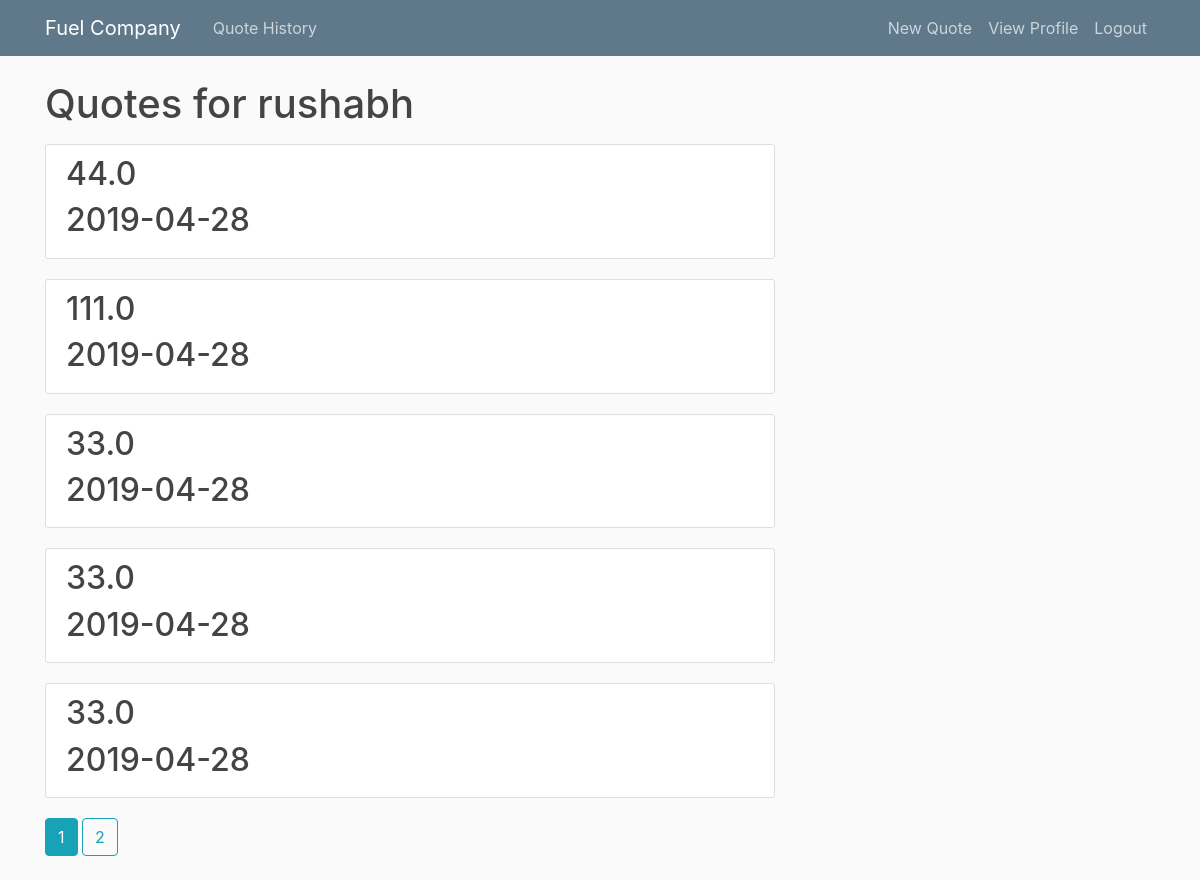
The page /history (signed in) on the database its author committed.
### app/models.py (models this page shows, shortened)
class User(db.Model, UserMixin):
    id = db.Column(db.Integer, primary_key=True)
    username = db.Column(db.String(20), unique=True, nullable=False)
    email = db.Column(db.String(120), unique=True, nullable=False)
    password = db.Column(db.String(60), nullable=False)
    quotes = db.relationship('Quote', backref='author', lazy=True)
    user_profile = db.relationship('UserProfile', backref='author', lazy=True, uselist=False)

class Quote(db.Model):
    id = db.Column(db.Integer, primary_key=True)
    gallons_requested = db.Column(db.Float(), nullable=False)
    date_requested = db.Column(db.Text(), nullable=False, default=datetime.utcnow)
    delivery_address = db.Column(db.String(120), nullable=False)
    suggested_price = db.Column(db.Float(), nullable=True)
    total_amount_due = db.Column(db.Float(), nullable=True)
    user_id = db.Column(db.Integer, db.ForeignKey('user.id'), nullable=False)

### app/users/routes.py (the view)
@users.route('/history')
@login_required
def history():
        page = request.args.get('page', 1, type=int)
        user = User.query.filter_by(username=current_user.username).first_or_404()
        quotes = Quote.query.filter_by(author=user).paginate(page=page, per_page=5)
        return render_template('history.html', quotes=quotes, user=user)

### app/models.py (called while the page is built)
@login_manager.user_loader
def load_user(user_id):
    return User.query.get(int(user_id))

### app/templates/history.html
{% extends "layout.html" %}
{% block content %}
<h1 class="mb-3">Quotes for {{ user.username }}</h1>
{% for quote in quotes.items %}
<article class="media content-section">
    <div class="media-body">
        <h2><a class="article-title" href="{{ url_for('quotes.quote', quote_id=quote.id) }}">{{ quote.gallons_requested
            }}</a>
        </h2>
        <h2><a class="article-title" href="#">{{ quote.date_requested }}</a></h2>
    </div>
</article>
{% endfor %}
{% for page_num in quotes.iter_pages(left_edge=1, right_edge=1, left_current=1, right_current=2) %}
{% if page_num %}
{% if quotes.page==page_num %}
<a class="btn btn-info mb-4" href="{{url_for('users.history',username=user.username,page=page_num) }}">{{ page_num
    }}</a>
{% else %}
<a class="btn btn-outline-info mb-4" href="{{url_for('users.history',username=user.username,page=page_num) }}">{{
    page_num
    }}</a>
{% endif %}
{% else %}
...
{% endif %}
{% endfor %}
{% endblock content %}

### app/templates/layout.html (shortened to what this page needs)
<!DOCTYPE html>
<html>
<head>
<link rel="stylesheet" href="https://maxcdn.bootstrapcdn.com/bootstrap/4.0.0/css/bootstrap.min.css"
>
    <link rel="stylesheet" type="text/css" href="{{ url_for('static', filename='main.css') }}">
</head>
<body>
<header class="site-header">
    <nav class="navbar navbar-expand-md navbar-dark bg-steel fixed-top">
        <div class="container">
            <a class="navbar-brand mr-4" href="/">Fuel Company</a>
            <div class="collapse navbar-collapse" id="navbarToggle">
                <div class="navbar-nav mr-auto">
                    {% if current_user.is_authenticated %}
                        <a class="nav-item nav-link" href="{{ url_for('users.history') }}">Quote History</a>
                    {% endif %}
                </div>
                <div class="navbar-nav">
                    {% if current_user.is_authenticated %}
                        <a class="nav-item nav-link" href="{{ url_for('quotes.new_quote') }}">New Quote</a>
                        <a class="nav-item nav-link" href="{{ url_for('users.about') }}">View Profile</a>
                        <a class="nav-item nav-link" href="{{ url_for('users.logout') }}">Logout</a>
                    {% else %}
                        <a class="nav-item nav-link" href="{{ url_for('users.login') }}">Login</a>
                        <a class="nav-item nav-link" href="{{ url_for('users.register') }}">Register</a>
                    {% endif %}
                </div>
            </div>
        </div>
    </nav>
</header>
<main role="main" class="container">
    <div class="row">
        <div class="col-md-8">
            {% block content %}{% endblock %}
        </div>
    </div>
</main>
</body>
</html>

### app/static/main.css (style rules this page uses)
body { background: #fafafa; color: #333333; margin-top: 5rem; }
h1, h2, h3, h4, h5, h6 { color: #444444; }
.bg-steel { background-color: #5f788a; }
.site-header .navbar-nav .nav-link { color: #cbd5db; }
.content-section { background: #ffffff; padding: 10px 20px; border: 1px solid #dddddd; border-radius: 3px; margin-bottom: 20px; }
.article-title { color: #444444; }

### rows shown on the page
User: username "rushabh"
Quote: gallons_requested "44.0", date_requested "2019-04-28"
Quote: gallons_requested "111.0", date_requested "2019-04-28"
Quote: gallons_requested "33.0", date_requested "2019-04-28"
Quote: gallons_requested "33.0", date_requested "2019-04-28"
Quote: gallons_requested "33.0", date_requested "2019-04-28"

### other values the page prints
{{ page_num }} "1"
{{ page_num }} "2"
